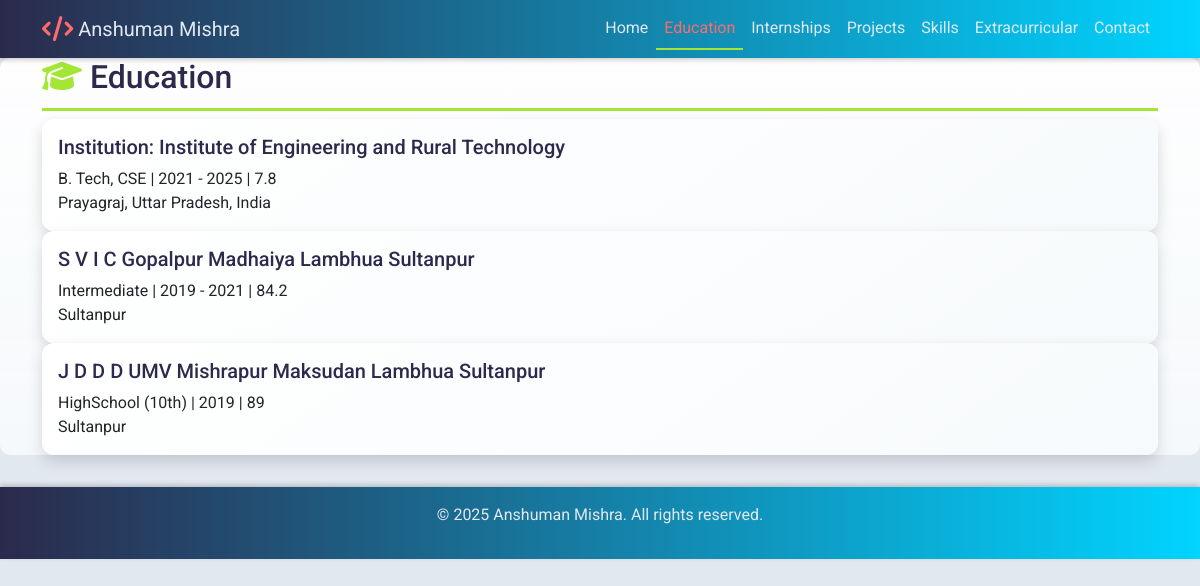
The app's page /education/ with its own data.
### myportfolio/models.py (models this page shows, shortened)
class Education(models.Model):
    institution = models.CharField(max_length=100)
    degree = models.CharField(max_length=100)
    duration = models.CharField(max_length=50)
    cgpa_or_percentage = models.CharField(max_length=10)
    location = models.CharField(max_length=100)

### myportfolio/views.py (the view)
# urls.py: path('education/', views.education, name='education'),
def education(request):
    educations = Education.objects.all()
    return render(request, 'myportfolio/education.html', {'educations': educations})

### myportfolio/templates/myportfolio/education.html (shortened to what this page needs)
{% extends 'myportfolio/base.html' %}
{% block content %}
    <section class="section animate__animated animate__fadeIn">
        <div class="container">
            <h2 class="animate__animated animate__fadeInLeft"><i class="fas fa-graduation-cap" style="color: var(--accent2);"></i> Education</h2>
            {% for education in educations %}
            <div class="card">
                <div class="card-body">
                    <h5 class="card-title">{{ education.institution }}</h5>
                    <p class="card-text">
                        {{ education.degree }} | {{ education.duration }} | {{ education.cgpa_or_percentage }}<br>
                        {{ education.location }}
                    </p>
                </div>
            </div>
            {% endfor %}
        </div>
    </section>
{% endblock %}

### myportfolio/static/myportfolio/css/style.css (style rules this page uses)
:root { --primary: #2B2A4C; --secondary: #00D4FF; --accent1: #FF6B6B; --accent2: #A3E635; --background: #E2E8F0; --text: #1A1A2E; }
body { background-color: var(--background); color: var(--text); font-family: 'Roboto', sans-serif; overflow-x: hidden; scroll-behavior: smooth; }
.card { border: none; border-radius: 12px; background: linear-gradient(145deg, #FFFFFF, #F7FAFC); box-shadow: 0 6px 15px rgba(0, 0, 0, 0.15); transition: transform 0.4s ease, box-shadow 0.4s ease, background 0.4s ease; opacity: 0; position: relative; overflow: hidden; }
.card.animate { opacity: 1; animation: slideInUp 0.6s ease forwards; }
.card::after { content: ''; position: absolute; top: 0; left: 0; width: 100%; height: 100%; background: linear-gradient(180deg, rgba(43, 42, 76, 0.4), transparent); opacity: 0; transition: opacity 0.4s ease; }
.card-title { color: var(--primary); transition: color 0.4s ease; }
.section { background: linear-gradient(to bottom, rgba(255, 255, 255, 0.95), rgba(247, 250, 252, 0.9)); margin-bottom: 2rem; position: relative; border-radius: 10px; }
.section h2 { color: var(--primary); border-bottom: 3px solid var(--accent2); padding-bottom: 0.7rem; }

### records on screen
Education: institution "Institution: Institute of Engineering and Rural Technology", degree "B. Tech, CSE", duration "2021 - 2025", cgpa_or_percentage "7.8", location "Prayagraj, Uttar Pradesh, India"
Education: institution "S V I C Gopalpur Madhaiya Lambhua Sultanpur", degree "Intermediate", duration "2019 - 2021", cgpa_or_percentage "84.2", location "Sultanpur"
Education: institution "J D D D UMV Mishrapur Maksudan Lambhua Sultanpur", degree "HighSchool (10th)", duration "2019", cgpa_or_percentage "89", location "Sultanpur"
